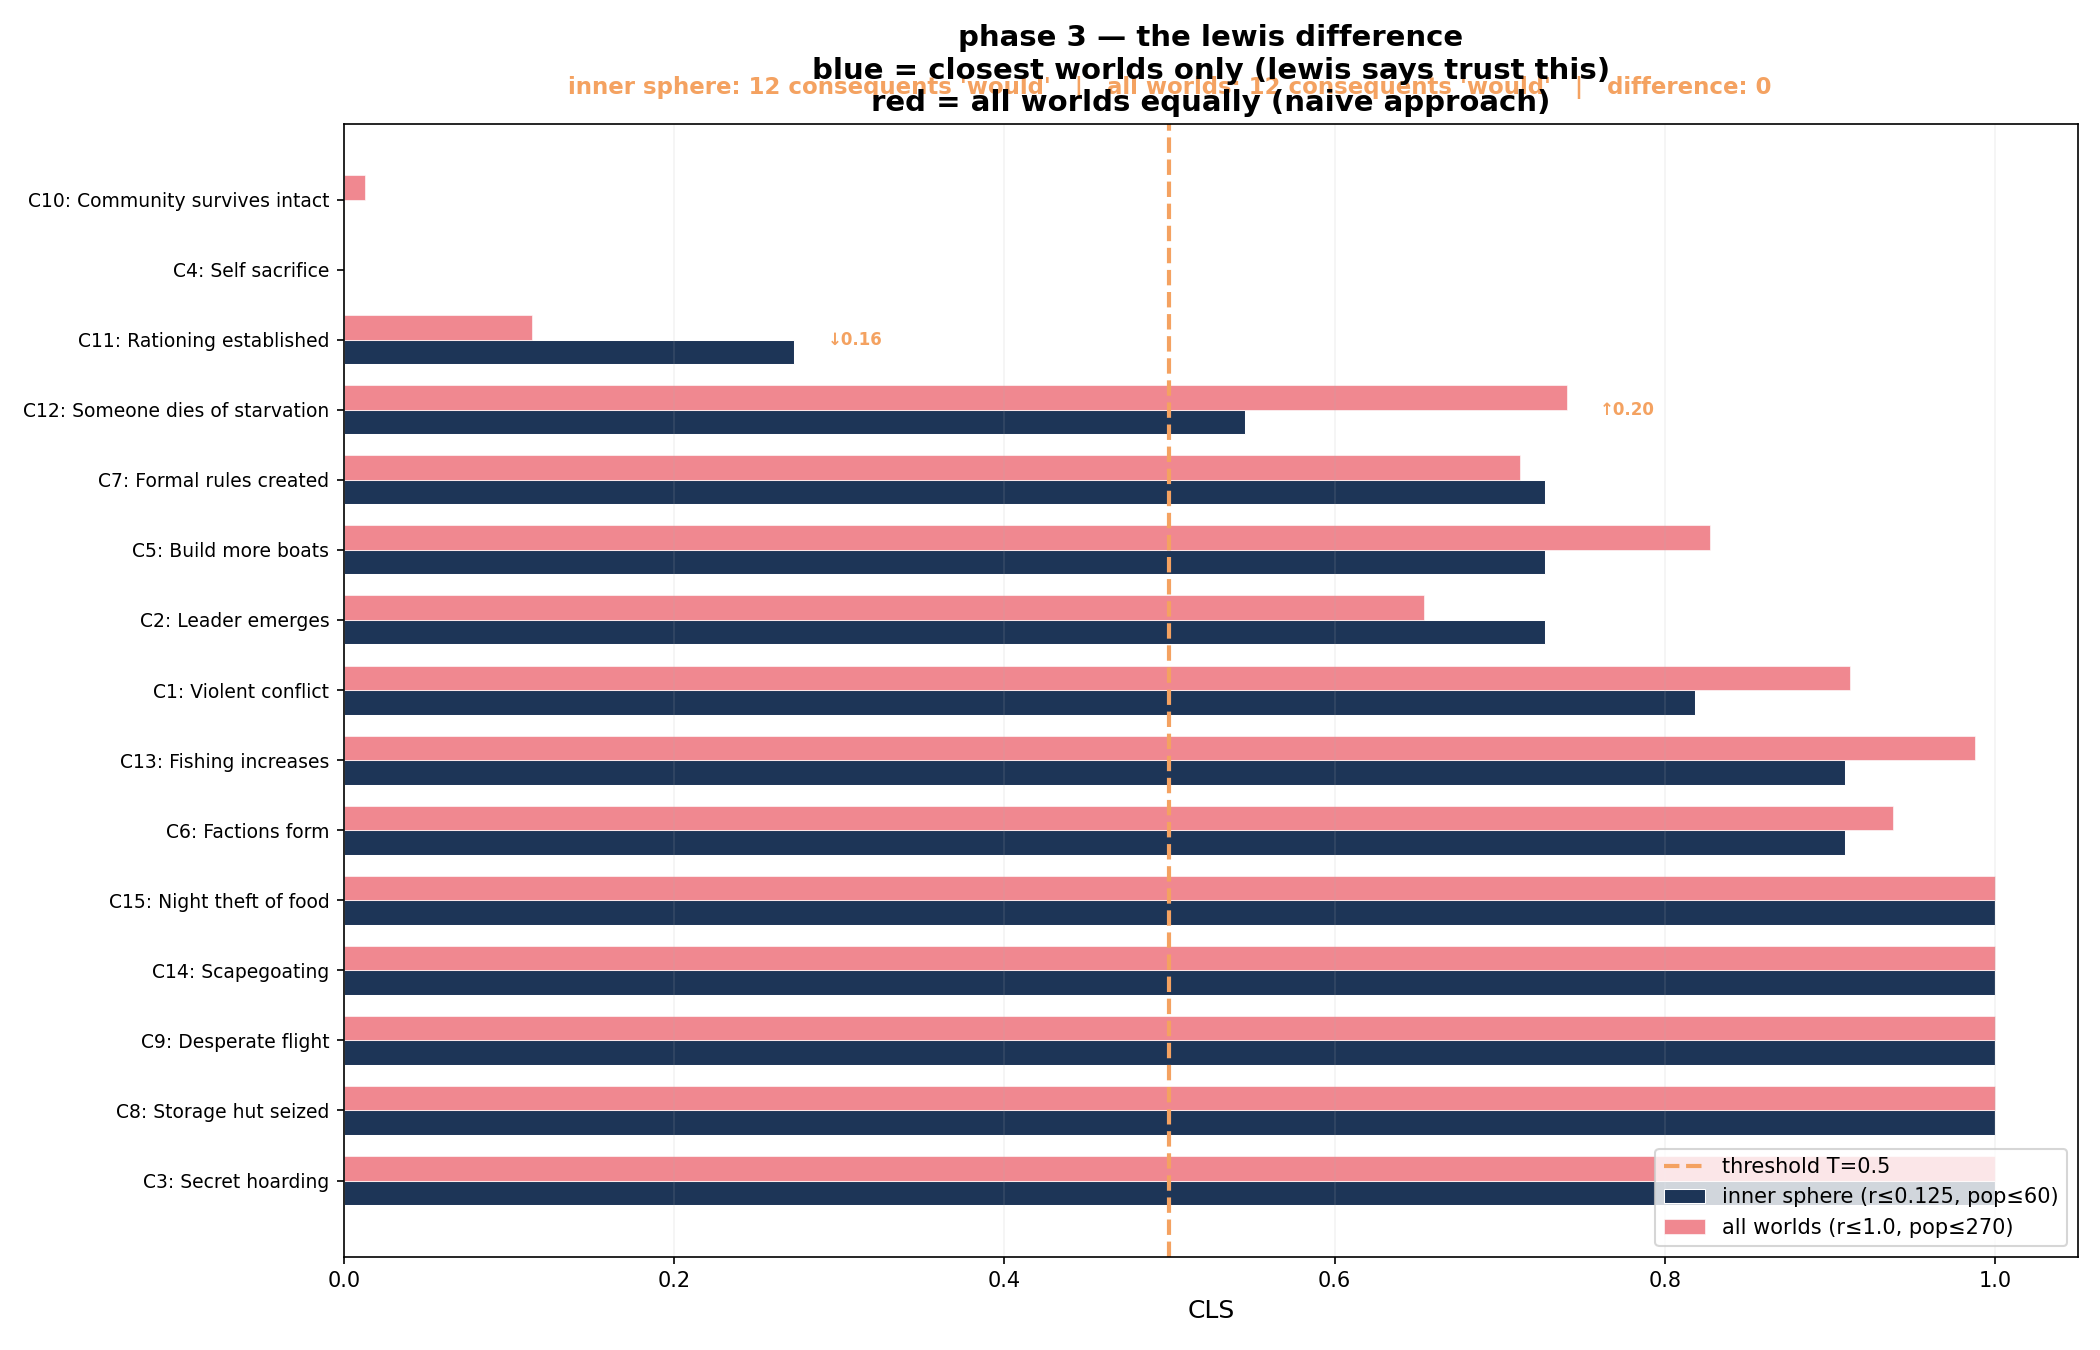

Generate this figure with Python:
"""
PHASE 3 — Sphere Expansion Verdict Map
========================================
Shows how counterfactual verdicts change as the sphere expands.
Fixed threshold T. Sweep r from closest worlds to all worlds.
The difference between left edge and right edge IS Lewis's contribution.
"""

import json
import numpy as np
import matplotlib.pyplot as plt
import matplotlib
matplotlib.use('Agg')


def load_results():
    with open("phase3_results.json", "r") as f:
        return json.load(f)


def compute_cls_at_r(responses, r):
    valid = [resp for resp in responses if resp["answer"] in (0, 1)]
    valid.sort(key=lambda x: x["distance"])
    in_sphere = [resp for resp in valid if resp["distance"] <= r]
    if not in_sphere:
        return None
    return sum(resp["answer"] for resp in in_sphere) / len(in_sphere)


def plot_verdict_map(data, threshold=0.8):
    all_results = data["all_results"]
    
    # Sort consequents by CLS at inner sphere
    cids = list(all_results.keys())
    inner_cls = {}
    for cid in cids:
        cls = compute_cls_at_r(all_results[cid]["responses"], 0.125)
        inner_cls[cid] = cls if cls is not None else 0
    cids.sort(key=lambda c: inner_cls[c], reverse=True)
    
    names = [f"{cid}: {all_results[cid]['name']}" for cid in cids]
    
    # Sweep r
    r_values = np.arange(0.01, 1.01, 0.0125)
    n_cons = len(cids)
    n_r = len(r_values)
    
    # Build matrix: consequent × r → CLS
    cls_matrix = np.zeros((n_cons, n_r))
    for ci, cid in enumerate(cids):
        responses = all_results[cid]["responses"]
        for ri, r in enumerate(r_values):
            cls = compute_cls_at_r(responses, r)
            cls_matrix[ci, ri] = cls if cls is not None else 0
    
    # Build verdict matrix: 1 = would (CLS >= T), 0 = would not / might
    verdict_matrix = (cls_matrix >= threshold).astype(float)
    
    # --- PLOT 1: Verdict map (binary: would vs not) ---
    fig, ax = plt.subplots(figsize=(18, 10))
    
    cmap = matplotlib.colors.ListedColormap(["#1a2a1a", "#e63946"])
    im = ax.imshow(verdict_matrix, cmap=cmap, aspect="auto", vmin=0, vmax=1,
                   interpolation="nearest")
    
    # X axis: sphere radius
    n_ticks = 10
    tick_positions = np.linspace(0, n_r - 1, n_ticks).astype(int)
    tick_labels = [f"r={r_values[i]:.2f}\npop≤{int(30 + r_values[i] * 240)}" for i in tick_positions]
    ax.set_xticks(tick_positions)
    ax.set_xticklabels(tick_labels, fontsize=8)
    ax.set_xlabel("sphere radius r (→ expanding outward from actual world)", fontsize=12)
    
    # Y axis: consequents
    ax.set_yticks(range(n_cons))
    ax.set_yticklabels(names, fontsize=9)
    
    ax.set_title(f"phase 3 — verdict map as sphere expands (T = {threshold})\n"
                 f"red = WOULD happen (CLS ≥ {threshold})   |   dark = would NOT / might\n"
                 f"lewis says: trust the LEFT edge (closest worlds)",
                 fontsize=14, fontweight="bold")
    
    # Add vertical line marking inner sphere
    inner_r_idx = np.argmin(np.abs(r_values - 0.125))
    ax.axvline(x=inner_r_idx, color="#f4a261", linestyle="--", linewidth=2, alpha=0.8)
    ax.text(inner_r_idx + 1, -0.8, "← lewis's\n    inner sphere", color="#f4a261",
            fontsize=9, fontweight="bold", va="bottom")
    
    plt.tight_layout()
    plt.savefig("phase3_verdict_map.png", dpi=150)
    print("Saved: phase3_verdict_map.png")
    plt.close()
    
    # --- PLOT 2: CLS heatmap (continuous values) ---
    fig, ax = plt.subplots(figsize=(18, 10))
    
    im = ax.imshow(cls_matrix, cmap="RdYlGn_r", aspect="auto", vmin=0, vmax=1,
                   interpolation="bilinear")
    
    ax.set_xticks(tick_positions)
    ax.set_xticklabels(tick_labels, fontsize=8)
    ax.set_xlabel("sphere radius r (→ expanding outward from actual world)", fontsize=12)
    
    ax.set_yticks(range(n_cons))
    ax.set_yticklabels(names, fontsize=9)
    
    ax.set_title(f"phase 3 — CLS heatmap as sphere expands\n"
                 f"red = high CLS (likely)   |   green = low CLS (unlikely)\n"
                 f"threshold T = {threshold} shown as contour",
                 fontsize=14, fontweight="bold")
    
    # Draw threshold contour
    for ci in range(n_cons):
        # Find where CLS crosses threshold
        crossings = []
        for ri in range(1, n_r):
            if (cls_matrix[ci, ri-1] < threshold and cls_matrix[ci, ri] >= threshold) or \
               (cls_matrix[ci, ri-1] >= threshold and cls_matrix[ci, ri] < threshold):
                crossings.append(ri)
        for cx in crossings:
            ax.plot(cx, ci, marker="|", color="white", markersize=15, markeredgewidth=2)
    
    ax.axvline(x=inner_r_idx, color="#f4a261", linestyle="--", linewidth=2, alpha=0.8)
    ax.text(inner_r_idx + 1, -0.8, "← inner sphere", color="#f4a261",
            fontsize=9, fontweight="bold", va="bottom")
    
    plt.colorbar(im, ax=ax, label="CLS", shrink=0.8)
    plt.tight_layout()
    plt.savefig("phase3_cls_heatmap_sweep.png", dpi=150)
    print("Saved: phase3_cls_heatmap_sweep.png")
    plt.close()
    
    # --- PLOT 3: The key comparison — inner vs full ---
    fig, ax = plt.subplots(figsize=(14, 9))
    
    inner_r = 0.125
    full_r = 1.0
    
    inner_vals = []
    full_vals = []
    for cid in cids:
        responses = all_results[cid]["responses"]
        ic = compute_cls_at_r(responses, inner_r)
        fc = compute_cls_at_r(responses, full_r)
        inner_vals.append(ic if ic is not None else 0)
        full_vals.append(fc if fc is not None else 0)
    
    y = np.arange(n_cons)
    height = 0.35
    
    bars1 = ax.barh(y - height/2, inner_vals, height, label=f"inner sphere (r≤{inner_r}, pop≤{int(30 + inner_r * 240)})",
                    color="#1d3557", edgecolor="white", linewidth=0.5)
    bars2 = ax.barh(y + height/2, full_vals, height, label=f"all worlds (r≤{full_r}, pop≤270)",
                    color="#e63946", alpha=0.6, edgecolor="white", linewidth=0.5)
    
    # Threshold line
    ax.axvline(x=threshold, color="#f4a261", linestyle="--", linewidth=2, label=f"threshold T={threshold}")
    
    ax.set_yticks(y)
    ax.set_yticklabels(names, fontsize=9)
    ax.set_xlabel("CLS", fontsize=12)
    ax.set_title(f"phase 3 — the lewis difference\n"
                 f"blue = closest worlds only (lewis says trust this)\n"
                 f"red = all worlds equally (naive approach)",
                 fontsize=14, fontweight="bold")
    ax.set_xlim(0, 1.05)
    ax.legend(loc="lower right", fontsize=10)
    ax.grid(True, alpha=0.15, axis="x")
    
    # Annotate differences
    for i in range(n_cons):
        diff = full_vals[i] - inner_vals[i]
        if abs(diff) > 0.1:
            direction = "↑" if diff > 0 else "↓"
            ax.text(max(inner_vals[i], full_vals[i]) + 0.02, i,
                    f"{direction}{abs(diff):.2f}", fontsize=8, va="center",
                    color="#f4a261", fontweight="bold")
    
    # Count verdict changes
    inner_would = sum(1 for v in inner_vals if v >= threshold)
    full_would = sum(1 for v in full_vals if v >= threshold)
    ax.text(0.5, n_cons + 0.5,
            f"inner sphere: {inner_would} consequents 'would'   |   all worlds: {full_would} consequents 'would'   |   difference: {full_would - inner_would}",
            fontsize=11, fontweight="bold", color="#f4a261", ha="center")
    
    plt.tight_layout()
    plt.savefig("phase3_lewis_difference.png", dpi=150)
    print("Saved: phase3_lewis_difference.png")
    plt.close()
    
    # --- PRINT SUMMARY ---
    print(f"\n{'=' * 70}")
    print(f"THE LEWIS DIFFERENCE (T = {threshold})")
    print(f"{'=' * 70}")
    print(f"\n{'Consequent':<35} {'Inner CLS':>10} {'Full CLS':>10} {'Inner':>8} {'Full':>8} {'Changed?':>10}")
    print("-" * 85)
    for i, cid in enumerate(cids):
        name = all_results[cid]["name"]
        iv = inner_vals[i]
        fv = full_vals[i]
        inner_v = "WOULD" if iv >= threshold else "might" if iv > 0 else "no"
        full_v = "WOULD" if fv >= threshold else "might" if fv > 0 else "no"
        changed = "← FLIPPED" if inner_v != full_v else ""
        print(f"{cid}: {name:<30} {iv:>10.3f} {fv:>10.3f} {inner_v:>8} {full_v:>8} {changed:>10}")
    
    print(f"\nInner sphere: {inner_would} 'would' out of {n_cons}")
    print(f"All worlds:   {full_would} 'would' out of {n_cons}")
    print(f"Flipped:      {abs(full_would - inner_would)} consequents changed verdict")
    print(f"\nLewis's claim: the {inner_would} consequents identified by the inner sphere")
    print(f"are the correct counterfactual verdicts. The additional {abs(full_would - inner_would)}")
    print(f"that appear when including distant worlds are artefacts of including")
    print(f"irrelevant worlds with very different conditions.")
    print(f"{'=' * 70}")


if __name__ == "__main__":
    data = load_results()
    
    # Run at multiple thresholds
    for t in [0.8, 0.7, 0.5]:
        print(f"\n\n{'#' * 70}")
        print(f"THRESHOLD T = {t}")
        print(f"{'#' * 70}")
        plot_verdict_map(data, threshold=t)
    
    print("\nAll plots saved.")
